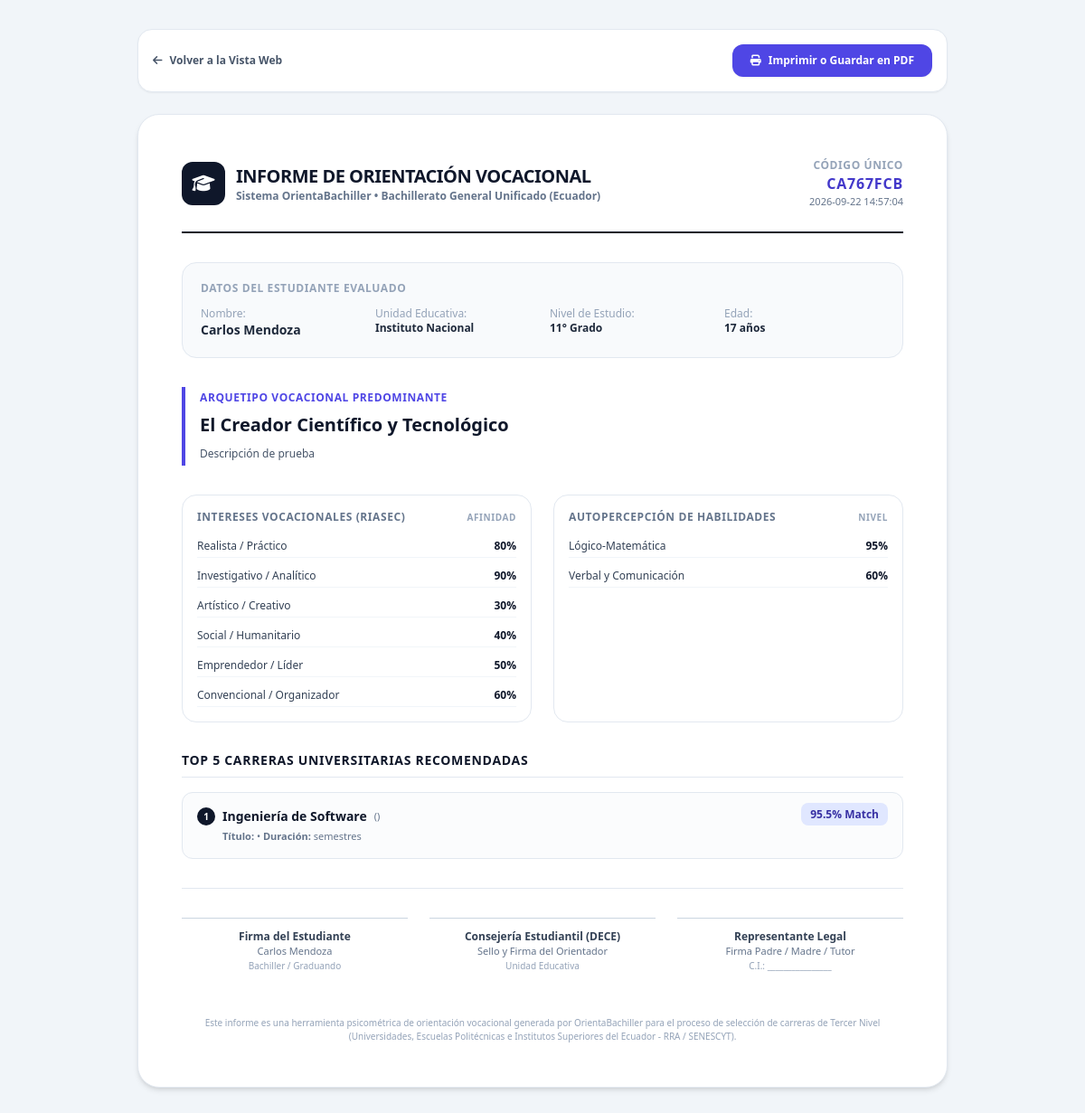
Page /resultados/CA767FCB/imprimir on the committed database.
### tables this page shows
CREATE TABLE test_results (
        id INTEGER PRIMARY KEY AUTOINCREMENT,
        code TEXT UNIQUE NOT NULL,
        student_name TEXT NOT NULL,
        student_school TEXT,
        student_grade TEXT,
        student_email TEXT,
        student_age INTEGER,
        created_at TIMESTAMP DEFAULT CURRENT_TIMESTAMP,
        riasec_scores_json TEXT NOT NULL,
        skill_scores_json TEXT NOT NULL,
        dominant_profile TEXT NOT NULL,
        dominant_profile_desc TEXT NOT NULL,
        recommended_careers_json TEXT NOT NULL,
        answers_json TEXT NOT NULL
    );

### app/controllers/result_controller.py (the view)
@result_bp.route('/<code_or_id>/imprimir')
def print_report(code_or_id):
    result = TestResult.get_by_code(code_or_id)
    if not result:
        return render_template('404.html', message="Informe no encontrado"), 404
    top_careers = result.get('recommended_careers', [])[:5]
    riasec_names = {
        'R': 'Realista / Práctico',
        'I': 'Investigativo / Analítico',
        'A': 'Artístico / Creativo',
        'S': 'Social / Humanitario',
        'E': 'Emprendedor / Líder',
        'C': 'Convencional / Organizador'
    }
    skill_names = {
        'logic_math': 'Lógico-Matemática',
        'verbal': 'Verbal y Comunicación',
        'spatial_creative': 'Espacial y Creativa',
        'social_leadership': 'Interpersonal y Liderazgo',
        'technical_manual': 'Técnica y Manual',
        'scientific_research': 'Científica y de Investigación'
    }
    return render_template(
        'results/report_print.html',
        result=result,
        top_careers=top_careers,
        riasec_names=riasec_names,
        skill_names=skill_names
    )

### app/models/database.py (called while the page is built)
def get_db_connection():
    db_path = Config.DATABASE_PATH
    os.makedirs(os.path.dirname(db_path), exist_ok=True)
    conn = sqlite3.connect(db_path)
    conn.row_factory = sqlite3.Row
    return conn

### app/models/result_model.py (called while the page is built)
    @staticmethod
    def _parse_row(row):
        if not row:
            return None
        item = dict(row)
        for field in ['riasec_scores_json', 'skill_scores_json', 'recommended_careers_json', 'answers_json']:
            if field in item and isinstance(item[field], str):
                try:
                    clean_name = field.replace('_json', '')
                    item[clean_name] = json.loads(item[field])
                except Exception:
                    clean_name = field.replace('_json', '')
                    item[clean_name] = {}
        return item

    @classmethod
    def get_by_code(cls, code):
        conn = get_db_connection()
        row = conn.execute("SELECT * FROM test_results WHERE code = ?", (code,)).fetchone()
        conn.close()
        return cls._parse_row(row)

### app/templates/results/report_print.html (shortened to what this page needs)
<!DOCTYPE html>
<html lang="es">
<head>
    <script src="https://cdn.tailwindcss.com"></script>
    <link rel="stylesheet" href="https://cdnjs.cloudflare.com/ajax/libs/font-awesome/6.4.0/css/all.min.css">
</head>
<body class="bg-slate-100 p-4 sm:p-8 font-sans antialiased text-slate-800">
    <div class="max-w-4xl mx-auto mb-6 flex items-center justify-between no-print bg-white p-4 rounded-2xl shadow-sm border border-slate-200">
        <a href="{{ url_for('result.view_result', code_or_id=result.code) }}" class="inline-flex items-center gap-2 text-xs font-bold text-slate-600 hover:text-slate-900">
            <i class="fa-solid fa-arrow-left"></i> Volver a la Vista Web
        </a>
        <div class="flex items-center gap-3">
            <button onclick="window.print()" class="px-5 py-2.5 bg-indigo-600 hover:bg-indigo-700 text-white rounded-xl text-xs font-bold shadow-sm transition-all flex items-center gap-2">
                <i class="fa-solid fa-print"></i> Imprimir o Guardar en PDF
            </button>
        </div>
    </div>
    <div class="max-w-4xl mx-auto bg-white p-8 sm:p-12 rounded-3xl shadow-md border border-slate-200 space-y-8 print-page">
        <div class="flex items-center justify-between pb-6 border-b-2 border-slate-900">
            <div class="flex items-center gap-3">
                <div class="w-12 h-12 rounded-xl bg-slate-900 text-white flex items-center justify-center text-xl font-bold">
                    <i class="fa-solid fa-graduation-cap"></i>
                </div>
                <div>
                    <h1 class="text-xl font-black tracking-tight text-slate-900 uppercase">Informe de Orientación Vocacional</h1>
                    <p class="text-xs text-slate-500 font-semibold">Sistema OrientaBachiller • Bachillerato General Unificado (Ecuador)</p>
                </div>
            </div>
            <div class="text-right">
                <div class="text-xs font-bold uppercase tracking-wider text-slate-400">Código Único</div>
                <div class="text-base font-black text-indigo-700 tracking-wider">{{ result.code }}</div>
                <div class="text-[11px] text-slate-500">{{ result.created_at }}</div>
            </div>
        </div>
        <div class="bg-slate-50 rounded-2xl p-5 border border-slate-200">
            <h2 class="text-xs font-bold uppercase tracking-wider text-slate-400 mb-3">Datos del Estudiante Evaluado</h2>
            <div class="grid grid-cols-2 sm:grid-cols-4 gap-4 text-xs">
                <div>
                    <span class="block text-slate-400 font-medium">Nombre:</span>
                    <strong class="text-slate-800 text-sm">{{ result.student_name }}</strong>
                </div>
                <div>
                    <span class="block text-slate-400 font-medium">Unidad Educativa:</span>
                    <strong class="text-slate-800">{{ result.student_school or 'No especificada' }}</strong>
                </div>
                <div>
                    <span class="block text-slate-400 font-medium">Nivel de Estudio:</span>
                    <strong class="text-slate-800">{{ result.student_grade or '3.° de Bachillerato (BGU)' }}</strong>
                </div>
                <div>
                    <span class="block text-slate-400 font-medium">Edad:</span>
                    <strong class="text-slate-800">{{ result.student_age }} años</strong>
                </div>
            </div>
        </div>
        <div class="border-l-4 border-indigo-600 pl-4 py-1 space-y-2">
            <div class="text-xs font-bold uppercase tracking-wider text-indigo-600">Arquetipo Vocacional Predominante</div>
            <h3 class="text-xl font-bold text-slate-900">{{ result.dominant_profile }}</h3>
            <p class="text-xs text-slate-600 leading-relaxed">{{ result.dominant_profile_desc }}</p>
        </div>
        <div class="grid grid-cols-1 sm:grid-cols-2 gap-6">
            <div class="border border-slate-200 rounded-2xl p-4">
                <h4 class="text-xs font-bold uppercase tracking-wider text-slate-500 mb-3 flex items-center justify-between">
                    <span>Intereses Vocacionales (RIASEC)</span>
                    <span class="text-[10px] text-slate-400">Afinidad</span>
                </h4>
                <div class="space-y-2 text-xs">
                    {% for k, v in result.riasec_scores.percentages.items() %}
                    <div class="flex items-center justify-between py-1 border-b border-slate-100">
                        <span class="text-slate-700">{{ riasec_names.get(k, k) }}</span>
                        <strong class="text-slate-900">{{ v }}%</strong>
                    </div>
                    {% endfor %}
                </div>
            </div>
            <div class="border border-slate-200 rounded-2xl p-4">
                <h4 class="text-xs font-bold uppercase tracking-wider text-slate-500 mb-3 flex items-center justify-between">
                    <span>Autopercepción de Habilidades</span>
                    <span class="text-[10px] text-slate-400">Nivel</span>
                </h4>
                <div class="space-y-2 text-xs">
                    {% for k, v in result.skill_scores.percentages.items() %}
                    <div class="flex items-center justify-between py-1 border-b border-slate-100">
                        <span class="text-slate-700">{{ skill_names.get(k, k) }}</span>
                        <strong class="text-slate-900">{{ v }}%</strong>
                    </div>
                    {% endfor %}
                </div>
            </div>
        </div>
        <div class="space-y-4">
            <h3 class="text-sm font-bold uppercase tracking-wider text-slate-900 border-b border-slate-200 pb-2">
                Top 5 Carreras Universitarias Recomendadas
            </h3>
            <div class="space-y-3">
                {% for c in top_careers %}
                <div class="p-4 rounded-xl border border-slate-200 bg-slate-50/50 flex items-start justify-between gap-4 text-xs">
                    <div class="space-y-1">
                        <div class="flex items-center gap-2">
                            <span class="w-5 h-5 rounded-full bg-slate-900 text-white flex items-center justify-center font-bold text-[10px]">
                                {{ loop.index }}
                            </span>
                            <strong class="text-sm font-bold text-slate-900">{{ c.name }}</strong>
                            <span class="text-[11px] text-slate-500">({{ c.category }})</span>
                        </div>
                        <div class="pl-7 text-[11px] text-slate-500">
                            <strong>Título:</strong> {{ c.degree_title }} • <strong>Duración:</strong> {{ c.duration_semesters }} semestres
                        </div>
                    </div>
                    <div class="text-right whitespace-nowrap">
                        <span class="px-2.5 py-1 rounded-lg bg-indigo-100 text-indigo-800 font-extrabold text-xs">
                            {{ c.match_percentage }}% Match
                        </span>
                    </div>
                </div>
                {% endfor %}
            </div>
        </div>
        <div class="pt-8 border-t border-slate-200 grid grid-cols-3 gap-6 text-center text-xs text-slate-500">
            <div class="border-t border-slate-300 pt-3">
                <p class="font-bold text-slate-700">Firma del Estudiante</p>
                <p class="text-[11px]">{{ result.student_name }}</p>
                <p class="text-[10px] text-slate-400">Bachiller / Graduando</p>
            </div>
            <div class="border-t border-slate-300 pt-3">
                <p class="font-bold text-slate-700">Consejería Estudiantil (DECE)</p>
                <p class="text-[11px]">Sello y Firma del Orientador</p>
                <p class="text-[10px] text-slate-400">Unidad Educativa</p>
            </div>
            <div class="border-t border-slate-300 pt-3">
                <p class="font-bold text-slate-700">Representante Legal</p>
                <p class="text-[11px]">Firma Padre / Madre / Tutor</p>
                <p class="text-[10px] text-slate-400">C.I.: ________________</p>
            </div>
        </div>
        <div class="text-center text-[10px] text-slate-400 pt-4">
            Este informe es una herramienta psicométrica de orientación vocacional generada por OrientaBachiller para el proceso de selección de carreras de Tercer Nivel (Universidades, Escuelas Politécnicas e Institutos Superiores del Ecuador - RRA / SENESCYT).
        </div>
    </div>
</body>
</html>

### rows in the picture
test_results: code "CA767FCB", created_at "2026-09-22 14:57:04", student_name "Carlos Mendoza", student_school "Instituto Nacional", student_grade "11° Grado", student_age "17", dominant_profile "El Creador Científico y Tecnológico", dominant_profile_desc "Descripción de prueba"

### other values in the picture
{{ riasec_names.get(k, k) }} "Realista / Práctico" "Investigativo / Analítico" "Artístico / Creativo" "Social / Humanitario" "Emprendedor / Líder" "Convencional / Organizador"
{{ v }} "80" "90" "30" "40" "50" "60"
{{ skill_names.get(k, k) }} "Lógico-Matemática" "Verbal y Comunicación"
{{ v }} "95" "60"
{{ c.name }} "Ingeniería de Software"
{{ c.match_percentage }} "95.5"
